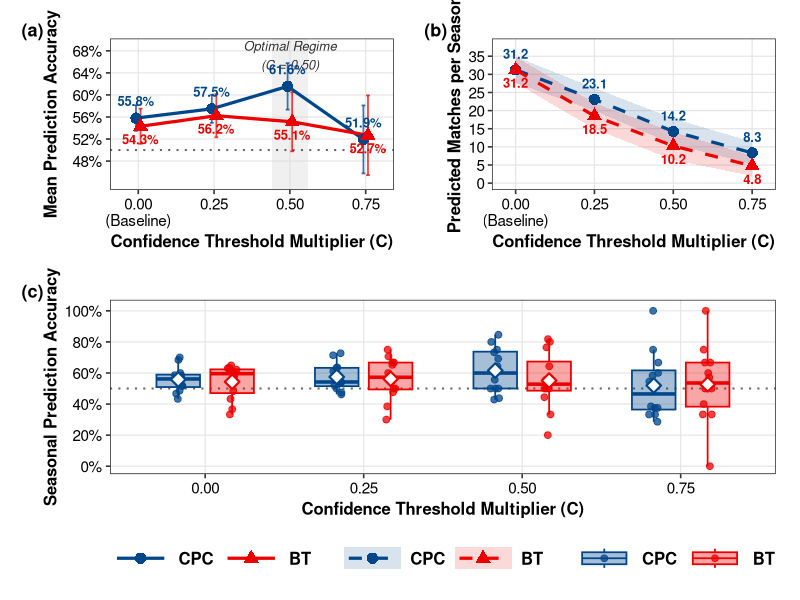
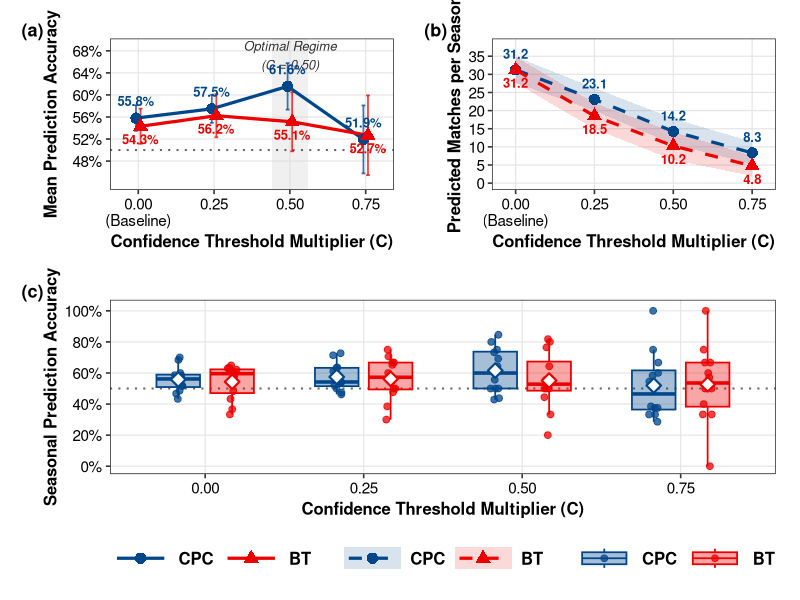

Write R code to recreate these figures, in order.
# ==============================================================================
# Publication-Ready Visualization Script: IPL Out-of-Sample Forecasting (2008-2019)
# Models: BT (Regularized Fisher-Weighted IRLS) vs. Cardinal Paired Comparison (CPC)
# ==============================================================================

library(ggplot2)
library(dplyr)
library(tidyr)
library(scales)
library(patchwork)

# ------------------------------------------------------------------------------
# 1. Data Entry (Model-III: LTF, STM, HGA | Synchronized with Appendix Table 5)
# ------------------------------------------------------------------------------
seasons <- 2008:2019
thresholds <- c("0.00", "0.25", "0.50", "0.75")

card_acc <- list(
  "0.00" = c(0.517, 0.517, 0.467, 0.583, 0.486, 0.684, 0.556, 0.586, 0.700, 0.567, 0.433, 0.600),
  "0.25" = c(0.538, 0.520, 0.500, 0.542, 0.462, 0.714, 0.632, 0.636, 0.727, 0.611, 0.474, 0.542),
  "0.50" = c(0.800, 0.500, 0.429, 0.438, 0.556, 0.846, 0.643, 0.692, 0.733, 0.750, 0.500, 0.500),
  "0.75" = c(0.333, 0.385, 0.375, 0.375, 0.583, 1.000, 0.545, 0.667, 0.750, 0.600, 0.286, 0.333)
)

bt_acc <- list(
  "0.00" = c(0.621, 0.483, 0.433, 0.611, 0.649, 0.605, 0.630, 0.586, 0.567, 0.633, 0.333, 0.367),
  "0.25" = c(0.652, 0.500, 0.476, 0.545, 0.667, 0.750, 0.706, 0.500, 0.667, 0.600, 0.300, 0.385),
  "0.50" = c(0.765, 0.500, 0.500, 0.556, 0.500, 0.818, 0.643, 0.444, 0.800, 0.556, 0.200, 0.333),
  "0.75" = c(0.667, 0.600, 0.500, 0.750, 0.400, 1.000, 0.571, 0.333, 0.667, 0.333, 0.500, 0.000)
)

card_n <- list(
  "0.00" = c(29, 29, 30, 36, 37, 38, 27, 29, 30, 30, 30, 30),
  "0.25" = c(26, 25, 24, 24, 26, 28, 19, 22, 22, 18, 19, 24),
  "0.50" = c(10, 22, 14, 16, 18, 13, 14, 13, 15, 8, 14, 14),
  "0.75" = c(3, 13, 8, 8, 12, 7, 11, 12, 8, 5, 7, 6)
)

bt_n <- list(
  "0.00" = c(29, 29, 30, 36, 37, 38, 27, 29, 30, 30, 30, 30),
  "0.25" = c(23, 20, 21, 22, 21, 20, 17, 12, 18, 15, 20, 13),
  "0.50" = c(17, 10, 14, 9, 12, 11, 14, 9, 10, 9, 5, 3),
  "0.75" = c(12, 5, 6, 4, 5, 5, 7, 3, 3, 3, 2, 2)
)

# ------------------------------------------------------------------------------
# 2. Data Structuring & Summary Metrics
# ------------------------------------------------------------------------------
build_df <- function(acc_list, n_list, model_name) {
  df_list <- lapply(thresholds, function(k) {
    data.frame(
      Season    = seasons,
      Threshold = as.numeric(k),
      Accuracy  = acc_list[[k]],
      Matches   = n_list[[k]],
      Model     = model_name
    )
  })
  do.call(rbind, df_list)
}

df_full <- rbind(
  build_df(card_acc, card_n, "CPC"),
  build_df(bt_acc, bt_n, "BT")
) %>%
  mutate(Model = factor(Model, levels = c("CPC", "BT")))

df_summary <- df_full %>%
  group_by(Model, Threshold) %>%
  summarize(
    Mean_Acc     = mean(Accuracy),
    SD_Acc       = sd(Accuracy),
    SE_Acc       = sd(Accuracy) / sqrt(n()),
    Median_Acc   = median(Accuracy),
    IQR_Acc      = IQR(Accuracy),
    Mean_Matches = mean(Matches),
    SD_Matches   = sd(Matches),
    Min_Matches  = min(Matches),
    Max_Matches  = max(Matches),
    .groups      = "drop"
  )

# ------------------------------------------------------------------------------
# 3. Global Aesthetic & Theme Configuration
# ------------------------------------------------------------------------------
model_colors <- c("CPC" = "#00468B", "BT" = "#ED0000")
model_shapes <- c("CPC" = 16, "BT" = 17)
pd <- position_dodge(width = 0.03)

theme_publication <- function(base_size = 12) {
  theme_bw(base_size = base_size) +
    theme(
      plot.title       = element_text(face = "bold", size = base_size + 1, hjust = 0),
      plot.subtitle    = element_text(color = "grey30", size = base_size - 1, margin = margin(b = 8)),
      axis.title       = element_text(face = "bold", size = base_size),
      axis.text        = element_text(color = "black", size = base_size - 1),
      panel.grid.minor = element_blank(),
      panel.grid.major = element_line(color = "grey90", linewidth = 0.4),
      legend.position  = "bottom",
      legend.title     = element_blank(),
      legend.text      = element_text(size = base_size, face = "bold"),
      legend.key.width = unit(1.5, "cm"),
      plot.margin      = margin(10, 12, 10, 10)
    )
}

# ==============================================================================
# PLOT 1: The Accuracy Trade-off (Mean +/- 1 SE with Optimal Regime Highlight)
# ==============================================================================
plot_accuracy <- ggplot(df_summary, aes(x = Threshold, y = Mean_Acc, color = Model, shape = Model)) +
  annotate("rect", xmin = 0.44, xmax = 0.56, ymin = -Inf, ymax = Inf,
           fill = "grey85", alpha = 0.4) +
  annotate("text", x = 0.50, y = 0.672, label = "Optimal Regime\n(C = 0.50)",
           size = 3.3, fontface = "italic", color = "grey20") +
  geom_hline(yintercept = 0.50, linetype = "dotted", color = "grey40", linewidth = 0.7) +
  geom_errorbar(aes(ymin = Mean_Acc - SE_Acc, ymax = Mean_Acc + SE_Acc),
                width = 0.025, linewidth = 0.6, position = pd, alpha = 0.75) +
  geom_line(linewidth = 1.1, position = pd) +
  geom_point(size = 3.5, position = pd) +
  geom_text(aes(label = sprintf("%.1f%%", Mean_Acc * 100),
                vjust = ifelse(Model == "CPC", -1.2, 1.8)),
            position = pd, size = 3.3, fontface = "bold", show.legend = FALSE) +
  scale_x_continuous(breaks = c(0.00, 0.25, 0.50, 0.75),
                     labels = c("0.00\n(Baseline)", "0.25", "0.50", "0.75"),
                     expand = expansion(mult = 0.1)) +
  scale_y_continuous(labels = percent_format(accuracy = 1),
                     limits = c(0.44, 0.69),
                     breaks = seq(0.48, 0.68, by = 0.04)) +
  scale_color_manual(values = model_colors) +
  scale_shape_manual(values = model_shapes) +
  labs(
    x = expression(bold(paste("Confidence Threshold Multiplier (", C, ")"))),
    y = "Mean Prediction Accuracy"
  ) +
  theme_publication()

# ==============================================================================
# PLOT 2: Sample Starvation (Mean Predicted Volume +/- 1 SD Ribbon)
# ==============================================================================
plot_volume <- ggplot(df_summary, aes(x = Threshold, y = Mean_Matches, color = Model, fill = Model, shape = Model)) +
  geom_ribbon(aes(ymin = Mean_Matches - SD_Matches, ymax = Mean_Matches + SD_Matches),
              alpha = 0.15, color = NA) +
  geom_line(linewidth = 1.1, linetype = "dashed") +
  geom_point(size = 3.5) +
  geom_text(aes(label = sprintf("%.1f", Mean_Matches),
                vjust = ifelse(Model == "CPC", -1.1, 1.8)),
            size = 3.3, fontface = "bold", show.legend = FALSE) +
  scale_x_continuous(breaks = c(0.00, 0.25, 0.50, 0.75),
                     labels = c("0.00\n(Baseline)", "0.25", "0.50", "0.75"),
                     expand = expansion(mult = 0.1)) +
  scale_y_continuous(limits = c(0, 38), breaks = seq(0, 35, by = 5)) +
  scale_color_manual(values = model_colors) +
  scale_fill_manual(values = model_colors) +
  scale_shape_manual(values = model_shapes) +
  labs(
    x = expression(bold(paste("Confidence Threshold Multiplier (", C, ")"))),
    y = "Predicted Matches per Season"
  ) +
  theme_publication()

# ==============================================================================
# PLOT 3: Cross-Season Dispersion (Boxplot + Raw Seasons + Mean vs. Median)
# ==============================================================================
plot_variance <- ggplot(df_full, aes(x = factor(Threshold, labels = c("0.00", "0.25", "0.50", "0.75")),
                                     y = Accuracy, fill = Model, color = Model)) +
  geom_hline(yintercept = 0.50, linetype = "dotted", color = "grey40", linewidth = 0.7) +
  geom_boxplot(width = 0.55, alpha = 0.35, outlier.shape = NA,
               position = position_dodge(width = 0.68), linewidth = 0.6) +
  geom_point(position = position_jitterdodge(jitter.width = 0.12, dodge.width = 0.68, seed = 42),
             size = 2, alpha = 0.75) +
  stat_summary(fun = mean, geom = "point", shape = 23, size = 3.2, fill = "white",
               stroke = 1.1, position = position_dodge(width = 0.68), show.legend = FALSE) +
  scale_y_continuous(labels = percent_format(accuracy = 1),
                     limits = c(0.00, 1.02),
                     breaks = seq(0.00, 1.00, by = 0.20)) +
  scale_fill_manual(values = model_colors) +
  scale_color_manual(values = model_colors) +
  labs(
    x = expression(bold(paste("Confidence Threshold Multiplier (", C, ")"))),
    y = "Seasonal Prediction Accuracy"
  ) +
  theme_publication()

# ==============================================================================
# 4. Composite Publication Figure
# ==============================================================================
combined_figure <- (plot_accuracy + plot_volume) / plot_variance +
  plot_annotation(tag_levels = "a", tag_prefix = "(", tag_suffix = ")") +
  plot_layout(guides = "collect", heights = c(1, 1.15)) &
  theme(
    legend.position = "bottom",
    plot.tag        = element_text(face = "bold", size = 13)
  )

print(combined_figure)

# Save high-resolution vector PDFs for LaTeX inclusion
# ggsave("fig_accuracy_tradeoff.pdf", plot_accuracy, width = 6.5, height = 4.8, device = cairo_pdf)
# ggsave("fig_sample_volume.pdf", plot_volume, width = 6.5, height = 4.8, device = cairo_pdf)
# ggsave("fig_variance_boxplot.pdf", plot_variance, width = 8.0, height = 5.2, device = cairo_pdf)
#
pdf("fig_unified_panel.pdf", combined_figure, width = 12.0, height = 9.0)
combined_figure
dev.off()
